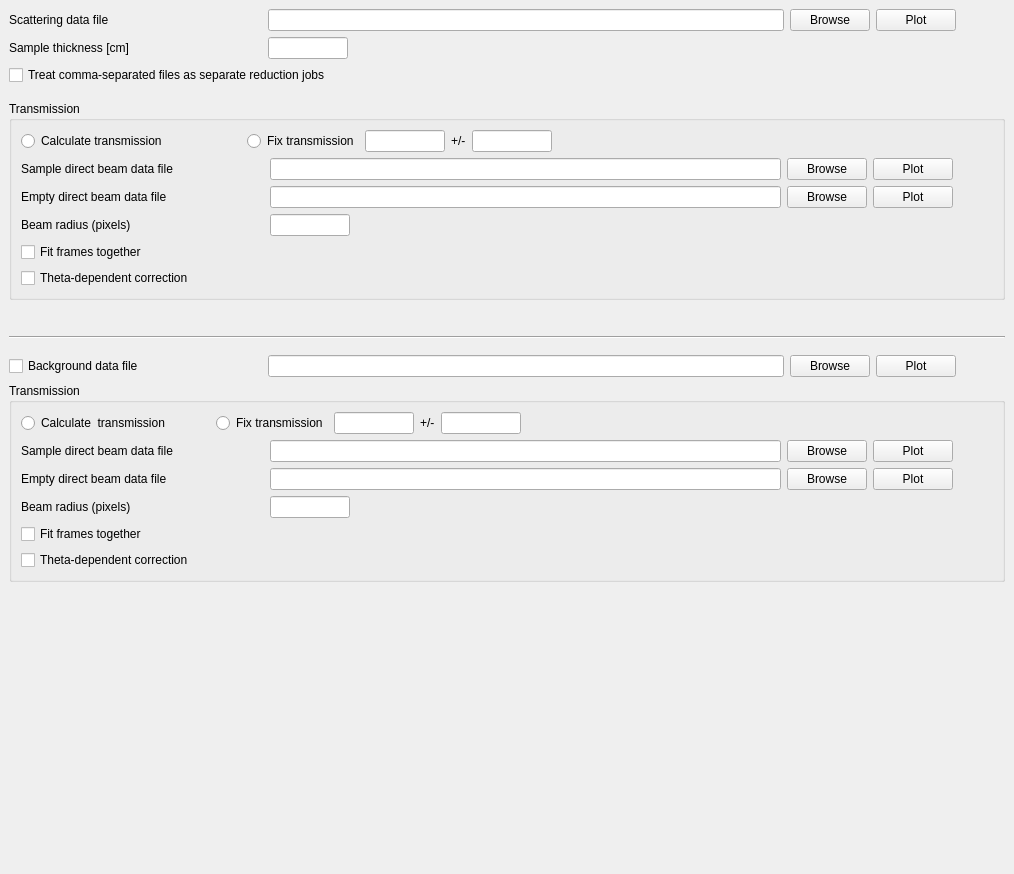
<?xml version="1.0" encoding="UTF-8"?>
<ui version="4.0">
 <class>Frame</class>
 <widget class="QFrame" name="Frame">
  <property name="geometry">
   <rect>
    <x>0</x>
    <y>0</y>
    <width>1014</width>
    <height>874</height>
   </rect>
  </property>
  <property name="windowTitle">
   <string>Frame</string>
  </property>
  <property name="frameShape">
   <enum>QFrame::NoFrame</enum>
  </property>
  <property name="frameShadow">
   <enum>QFrame::Raised</enum>
  </property>
  <layout class="QVBoxLayout" name="verticalLayout">
   <property name="margin">
    <number>0</number>
   </property>
   <item>
    <widget class="QScrollArea" name="scrollArea">
     <property name="frameShape">
      <enum>QFrame::NoFrame</enum>
     </property>
     <property name="frameShadow">
      <enum>QFrame::Sunken</enum>
     </property>
     <property name="widgetResizable">
      <bool>true</bool>
     </property>
     <widget class="QWidget" name="scrollAreaWidgetContents_2">
      <property name="geometry">
       <rect>
        <x>0</x>
        <y>0</y>
        <width>1014</width>
        <height>874</height>
       </rect>
      </property>
      <layout class="QVBoxLayout" name="verticalLayout_2">
       <item>
        <layout class="QHBoxLayout" name="horizontalLayout_7">
         <item>
          <widget class="QLabel" name="label_3">
           <property name="sizePolicy">
            <sizepolicy hsizetype="Fixed" vsizetype="Fixed">
             <horstretch>0</horstretch>
             <verstretch>0</verstretch>
            </sizepolicy>
           </property>
           <property name="minimumSize">
            <size>
             <width>175</width>
             <height>0</height>
            </size>
           </property>
           <property name="maximumSize">
            <size>
             <width>175</width>
             <height>16777215</height>
            </size>
           </property>
           <property name="text">
            <string>Scattering data file</string>
           </property>
          </widget>
         </item>
         <item>
          <spacer name="horizontalSpacer_8">
           <property name="orientation">
            <enum>Qt::Horizontal</enum>
           </property>
           <property name="sizeType">
            <enum>QSizePolicy::Fixed</enum>
           </property>
           <property name="sizeHint" stdset="0">
            <size>
             <width>78</width>
             <height>20</height>
            </size>
           </property>
          </spacer>
         </item>
         <item>
          <widget class="QLineEdit" name="data_file_edit">
           <property name="minimumSize">
            <size>
             <width>300</width>
             <height>0</height>
            </size>
           </property>
           <property name="toolTip">
            <string>Enter a valid data file path.</string>
           </property>
          </widget>
         </item>
         <item>
          <widget class="QPushButton" name="data_file_browse_button">
           <property name="sizePolicy">
            <sizepolicy hsizetype="Fixed" vsizetype="Fixed">
             <horstretch>0</horstretch>
             <verstretch>0</verstretch>
            </sizepolicy>
           </property>
           <property name="minimumSize">
            <size>
             <width>0</width>
             <height>0</height>
            </size>
           </property>
           <property name="maximumSize">
            <size>
             <width>16777215</width>
             <height>16777215</height>
            </size>
           </property>
           <property name="text">
            <string>Browse</string>
           </property>
          </widget>
         </item>
         <item>
          <widget class="QPushButton" name="data_file_plot_button">
           <property name="sizePolicy">
            <sizepolicy hsizetype="Fixed" vsizetype="Fixed">
             <horstretch>0</horstretch>
             <verstretch>0</verstretch>
            </sizepolicy>
           </property>
           <property name="minimumSize">
            <size>
             <width>0</width>
             <height>0</height>
            </size>
           </property>
           <property name="maximumSize">
            <size>
             <width>16777215</width>
             <height>16777215</height>
            </size>
           </property>
           <property name="toolTip">
            <string>Click to plot 2D data.</string>
           </property>
           <property name="text">
            <string>Plot</string>
           </property>
          </widget>
         </item>
         <item>
          <spacer name="horizontalSpacer_7">
           <property name="orientation">
            <enum>Qt::Horizontal</enum>
           </property>
           <property name="sizeType">
            <enum>QSizePolicy::Fixed</enum>
           </property>
           <property name="sizeHint" stdset="0">
            <size>
             <width>49</width>
             <height>20</height>
            </size>
           </property>
          </spacer>
         </item>
        </layout>
       </item>
       <item>
        <layout class="QHBoxLayout" name="horizontalLayout">
         <item>
          <widget class="QLabel" name="sample_thickness_label">
           <property name="sizePolicy">
            <sizepolicy hsizetype="Fixed" vsizetype="Fixed">
             <horstretch>0</horstretch>
             <verstretch>0</verstretch>
            </sizepolicy>
           </property>
           <property name="minimumSize">
            <size>
             <width>175</width>
             <height>0</height>
            </size>
           </property>
           <property name="maximumSize">
            <size>
             <width>175</width>
             <height>16777215</height>
            </size>
           </property>
           <property name="text">
            <string>Sample thickness [cm]</string>
           </property>
          </widget>
         </item>
         <item>
          <spacer name="horizontalSpacer_6">
           <property name="orientation">
            <enum>Qt::Horizontal</enum>
           </property>
           <property name="sizeType">
            <enum>QSizePolicy::Fixed</enum>
           </property>
           <property name="sizeHint" stdset="0">
            <size>
             <width>78</width>
             <height>20</height>
            </size>
           </property>
          </spacer>
         </item>
         <item>
          <widget class="QLineEdit" name="sample_thickness_edit">
           <property name="sizePolicy">
            <sizepolicy hsizetype="Fixed" vsizetype="Fixed">
             <horstretch>0</horstretch>
             <verstretch>0</verstretch>
            </sizepolicy>
           </property>
           <property name="minimumSize">
            <size>
             <width>80</width>
             <height>0</height>
            </size>
           </property>
           <property name="maximumSize">
            <size>
             <width>80</width>
             <height>16777215</height>
            </size>
           </property>
           <property name="toolTip">
            <string>Enter sample thickness [cm]</string>
           </property>
          </widget>
         </item>
         <item>
          <spacer name="horizontalSpacer_11">
           <property name="orientation">
            <enum>Qt::Horizontal</enum>
           </property>
           <property name="sizeHint" stdset="0">
            <size>
             <width>40</width>
             <height>20</height>
            </size>
           </property>
          </spacer>
         </item>
        </layout>
       </item>
       <item>
        <layout class="QHBoxLayout" name="horizontalLayout_13">
         <item>
          <widget class="QCheckBox" name="separate_jobs_check">
           <property name="text">
            <string>Treat comma-separated files as separate reduction jobs</string>
           </property>
          </widget>
         </item>
        </layout>
       </item>
       <item>
        <spacer name="verticalSpacer">
         <property name="orientation">
          <enum>Qt::Vertical</enum>
         </property>
         <property name="sizeType">
          <enum>QSizePolicy::Fixed</enum>
         </property>
         <property name="sizeHint" stdset="0">
          <size>
           <width>20</width>
           <height>10</height>
          </size>
         </property>
        </spacer>
       </item>
       <item>
        <widget class="QGroupBox" name="groupBox">
         <property name="sizePolicy">
          <sizepolicy hsizetype="Preferred" vsizetype="Preferred">
           <horstretch>0</horstretch>
           <verstretch>0</verstretch>
          </sizepolicy>
         </property>
         <property name="title">
          <string>Transmission</string>
         </property>
         <layout class="QVBoxLayout" name="verticalLayout_3">
          <item>
           <layout class="QGridLayout" name="gridLayout">
            <item row="5" column="0">
             <layout class="QHBoxLayout" name="horizontalLayout_2">
              <item>
               <widget class="QLabel" name="sample_label">
                <property name="minimumSize">
                 <size>
                  <width>243</width>
                  <height>0</height>
                 </size>
                </property>
                <property name="maximumSize">
                 <size>
                  <width>203</width>
                  <height>16777215</height>
                 </size>
                </property>
                <property name="text">
                 <string>Sample direct beam data file</string>
                </property>
               </widget>
              </item>
              <item>
               <widget class="QLineEdit" name="sample_edit">
                <property name="minimumSize">
                 <size>
                  <width>300</width>
                  <height>0</height>
                 </size>
                </property>
                <property name="toolTip">
                 <string>Enter a valid data file path.</string>
                </property>
               </widget>
              </item>
              <item>
               <widget class="QPushButton" name="sample_button">
                <property name="sizePolicy">
                 <sizepolicy hsizetype="Fixed" vsizetype="Fixed">
                  <horstretch>0</horstretch>
                  <verstretch>0</verstretch>
                 </sizepolicy>
                </property>
                <property name="text">
                 <string>Browse</string>
                </property>
               </widget>
              </item>
              <item>
               <widget class="QPushButton" name="sample_plot_button">
                <property name="sizePolicy">
                 <sizepolicy hsizetype="Fixed" vsizetype="Fixed">
                  <horstretch>0</horstretch>
                  <verstretch>0</verstretch>
                 </sizepolicy>
                </property>
                <property name="toolTip">
                 <string>Click to plot 2D data.</string>
                </property>
                <property name="text">
                 <string>Plot</string>
                </property>
               </widget>
              </item>
              <item>
               <spacer name="horizontalSpacer_4">
                <property name="orientation">
                 <enum>Qt::Horizontal</enum>
                </property>
                <property name="sizeType">
                 <enum>QSizePolicy::Fixed</enum>
                </property>
                <property name="sizeHint" stdset="0">
                 <size>
                  <width>40</width>
                  <height>20</height>
                 </size>
                </property>
               </spacer>
              </item>
             </layout>
            </item>
            <item row="6" column="0">
             <layout class="QHBoxLayout" name="horizontalLayout_5">
              <item>
               <widget class="QLabel" name="empty_label">
                <property name="minimumSize">
                 <size>
                  <width>243</width>
                  <height>0</height>
                 </size>
                </property>
                <property name="maximumSize">
                 <size>
                  <width>203</width>
                  <height>16777215</height>
                 </size>
                </property>
                <property name="text">
                 <string>Empty direct beam data file</string>
                </property>
               </widget>
              </item>
              <item>
               <widget class="QLineEdit" name="empty_edit">
                <property name="minimumSize">
                 <size>
                  <width>300</width>
                  <height>0</height>
                 </size>
                </property>
                <property name="toolTip">
                 <string>Enter a valid data file path.</string>
                </property>
               </widget>
              </item>
              <item>
               <widget class="QPushButton" name="empty_button">
                <property name="sizePolicy">
                 <sizepolicy hsizetype="Fixed" vsizetype="Fixed">
                  <horstretch>0</horstretch>
                  <verstretch>0</verstretch>
                 </sizepolicy>
                </property>
                <property name="text">
                 <string>Browse</string>
                </property>
               </widget>
              </item>
              <item>
               <widget class="QPushButton" name="empty_plot_button">
                <property name="sizePolicy">
                 <sizepolicy hsizetype="Fixed" vsizetype="Fixed">
                  <horstretch>0</horstretch>
                  <verstretch>0</verstretch>
                 </sizepolicy>
                </property>
                <property name="toolTip">
                 <string>Click to plot 2D data.</string>
                </property>
                <property name="text">
                 <string>Plot</string>
                </property>
               </widget>
              </item>
              <item>
               <spacer name="horizontalSpacer_9">
                <property name="orientation">
                 <enum>Qt::Horizontal</enum>
                </property>
                <property name="sizeType">
                 <enum>QSizePolicy::Fixed</enum>
                </property>
                <property name="sizeHint" stdset="0">
                 <size>
                  <width>40</width>
                  <height>20</height>
                 </size>
                </property>
               </spacer>
              </item>
             </layout>
            </item>
            <item row="8" column="0">
             <layout class="QHBoxLayout" name="horizontalLayout_6">
              <item>
               <widget class="QLabel" name="beam_radius_label">
                <property name="minimumSize">
                 <size>
                  <width>243</width>
                  <height>0</height>
                 </size>
                </property>
                <property name="text">
                 <string>Beam radius (pixels)</string>
                </property>
               </widget>
              </item>
              <item>
               <widget class="QLineEdit" name="beam_radius_edit">
                <property name="sizePolicy">
                 <sizepolicy hsizetype="Fixed" vsizetype="Fixed">
                  <horstretch>0</horstretch>
                  <verstretch>0</verstretch>
                 </sizepolicy>
                </property>
                <property name="minimumSize">
                 <size>
                  <width>80</width>
                  <height>0</height>
                 </size>
                </property>
                <property name="maximumSize">
                 <size>
                  <width>80</width>
                  <height>16777215</height>
                 </size>
                </property>
                <property name="toolTip">
                 <string>Radius of the beam in pixels.</string>
                </property>
               </widget>
              </item>
              <item>
               <spacer name="horizontalSpacer_12">
                <property name="orientation">
                 <enum>Qt::Horizontal</enum>
                </property>
                <property name="sizeHint" stdset="0">
                 <size>
                  <width>40</width>
                  <height>20</height>
                 </size>
                </property>
               </spacer>
              </item>
             </layout>
            </item>
            <item row="10" column="0">
             <layout class="QHBoxLayout" name="horizontalLayout_8">
              <item>
               <widget class="QCheckBox" name="fit_together_check">
                <property name="toolTip">
                 <string>Select to fit the two frames together when in frame-skipping mode.</string>
                </property>
                <property name="text">
                 <string>Fit frames together</string>
                </property>
               </widget>
              </item>
             </layout>
            </item>
            <item row="2" column="0">
             <layout class="QHBoxLayout" name="horizontalLayout_3">
              <item>
               <layout class="QHBoxLayout" name="fix_transmission_layout">
                <item>
                 <widget class="QRadioButton" name="calculate_radio">
                  <property name="minimumSize">
                   <size>
                    <width>180</width>
                    <height>0</height>
                   </size>
                  </property>
                  <property name="toolTip">
                   <string>Select to let the reduction software calculate the transmission.</string>
                  </property>
                  <property name="text">
                   <string>Calculate transmission</string>
                  </property>
                 </widget>
                </item>
                <item>
                 <spacer name="horizontalSpacer_3">
                  <property name="orientation">
                   <enum>Qt::Horizontal</enum>
                  </property>
                  <property name="sizeType">
                   <enum>QSizePolicy::Fixed</enum>
                  </property>
                  <property name="sizeHint" stdset="0">
                   <size>
                    <width>40</width>
                    <height>20</height>
                   </size>
                  </property>
                 </spacer>
                </item>
                <item>
                 <widget class="QRadioButton" name="fix_trans_radio">
                  <property name="text">
                   <string>Fix transmission</string>
                  </property>
                 </widget>
                </item>
                <item>
                 <widget class="QLineEdit" name="transmission_edit">
                  <property name="sizePolicy">
                   <sizepolicy hsizetype="Fixed" vsizetype="Fixed">
                    <horstretch>0</horstretch>
                    <verstretch>0</verstretch>
                   </sizepolicy>
                  </property>
                  <property name="minimumSize">
                   <size>
                    <width>80</width>
                    <height>0</height>
                   </size>
                  </property>
                  <property name="maximumSize">
                   <size>
                    <width>80</width>
                    <height>16777215</height>
                   </size>
                  </property>
                  <property name="toolTip">
                   <string>Sample transmission in %.</string>
                  </property>
                 </widget>
                </item>
                <item>
                 <widget class="QLabel" name="plus_minus_label">
                  <property name="sizePolicy">
                   <sizepolicy hsizetype="Fixed" vsizetype="Fixed">
                    <horstretch>0</horstretch>
                    <verstretch>0</verstretch>
                   </sizepolicy>
                  </property>
                  <property name="text">
                   <string>+/-</string>
                  </property>
                 </widget>
                </item>
                <item>
                 <widget class="QLineEdit" name="dtransmission_edit">
                  <property name="sizePolicy">
                   <sizepolicy hsizetype="Fixed" vsizetype="Fixed">
                    <horstretch>0</horstretch>
                    <verstretch>0</verstretch>
                   </sizepolicy>
                  </property>
                  <property name="minimumSize">
                   <size>
                    <width>80</width>
                    <height>0</height>
                   </size>
                  </property>
                  <property name="maximumSize">
                   <size>
                    <width>80</width>
                    <height>16777215</height>
                   </size>
                  </property>
                  <property name="toolTip">
                   <string>Uncertainty on the sample transmission.</string>
                  </property>
                 </widget>
                </item>
                <item>
                 <spacer name="horizontalSpacer_2">
                  <property name="orientation">
                   <enum>Qt::Horizontal</enum>
                  </property>
                  <property name="sizeHint" stdset="0">
                   <size>
                    <width>40</width>
                    <height>20</height>
                   </size>
                  </property>
                 </spacer>
                </item>
               </layout>
              </item>
             </layout>
            </item>
            <item row="11" column="0">
             <widget class="QCheckBox" name="theta_dep_chk">
              <property name="toolTip">
               <string>Select to apply a theta-dependent transmission correction.</string>
              </property>
              <property name="text">
               <string>Theta-dependent correction</string>
              </property>
             </widget>
            </item>
           </layout>
          </item>
         </layout>
        </widget>
       </item>
       <item>
        <spacer name="verticalSpacer_5">
         <property name="orientation">
          <enum>Qt::Vertical</enum>
         </property>
         <property name="sizeType">
          <enum>QSizePolicy::Fixed</enum>
         </property>
         <property name="sizeHint" stdset="0">
          <size>
           <width>20</width>
           <height>30</height>
          </size>
         </property>
        </spacer>
       </item>
       <item>
        <widget class="Line" name="line">
         <property name="orientation">
          <enum>Qt::Horizontal</enum>
         </property>
        </widget>
       </item>
       <item>
        <spacer name="verticalSpacer_3">
         <property name="orientation">
          <enum>Qt::Vertical</enum>
         </property>
         <property name="sizeType">
          <enum>QSizePolicy::Fixed</enum>
         </property>
         <property name="sizeHint" stdset="0">
          <size>
           <width>20</width>
           <height>10</height>
          </size>
         </property>
        </spacer>
       </item>
       <item>
        <layout class="QHBoxLayout" name="horizontalLayout_4">
         <item>
          <widget class="QCheckBox" name="background_chk">
           <property name="sizePolicy">
            <sizepolicy hsizetype="Fixed" vsizetype="Fixed">
             <horstretch>0</horstretch>
             <verstretch>0</verstretch>
            </sizepolicy>
           </property>
           <property name="minimumSize">
            <size>
             <width>175</width>
             <height>0</height>
            </size>
           </property>
           <property name="maximumSize">
            <size>
             <width>175</width>
             <height>16777215</height>
            </size>
           </property>
           <property name="toolTip">
            <string>Select to apply a background subtraction.</string>
           </property>
           <property name="text">
            <string>Background data file</string>
           </property>
          </widget>
         </item>
         <item>
          <spacer name="horizontalSpacer_10">
           <property name="orientation">
            <enum>Qt::Horizontal</enum>
           </property>
           <property name="sizeType">
            <enum>QSizePolicy::Fixed</enum>
           </property>
           <property name="sizeHint" stdset="0">
            <size>
             <width>78</width>
             <height>20</height>
            </size>
           </property>
          </spacer>
         </item>
         <item>
          <widget class="QLineEdit" name="background_edit">
           <property name="sizePolicy">
            <sizepolicy hsizetype="Expanding" vsizetype="Fixed">
             <horstretch>0</horstretch>
             <verstretch>0</verstretch>
            </sizepolicy>
           </property>
           <property name="minimumSize">
            <size>
             <width>300</width>
             <height>0</height>
            </size>
           </property>
           <property name="maximumSize">
            <size>
             <width>16777215</width>
             <height>16777215</height>
            </size>
           </property>
           <property name="toolTip">
            <string>Enter a valid data file path.</string>
           </property>
          </widget>
         </item>
         <item>
          <widget class="QPushButton" name="background_browse">
           <property name="sizePolicy">
            <sizepolicy hsizetype="Fixed" vsizetype="Fixed">
             <horstretch>0</horstretch>
             <verstretch>0</verstretch>
            </sizepolicy>
           </property>
           <property name="minimumSize">
            <size>
             <width>0</width>
             <height>0</height>
            </size>
           </property>
           <property name="maximumSize">
            <size>
             <width>16777215</width>
             <height>16777215</height>
            </size>
           </property>
           <property name="text">
            <string>Browse</string>
           </property>
          </widget>
         </item>
         <item>
          <widget class="QPushButton" name="background_plot_button">
           <property name="sizePolicy">
            <sizepolicy hsizetype="Fixed" vsizetype="Fixed">
             <horstretch>0</horstretch>
             <verstretch>0</verstretch>
            </sizepolicy>
           </property>
           <property name="minimumSize">
            <size>
             <width>0</width>
             <height>0</height>
            </size>
           </property>
           <property name="maximumSize">
            <size>
             <width>16777215</width>
             <height>16777215</height>
            </size>
           </property>
           <property name="toolTip">
            <string>Click to plot 2D data.</string>
           </property>
           <property name="text">
            <string>Plot</string>
           </property>
          </widget>
         </item>
         <item>
          <spacer name="horizontalSpacer_5">
           <property name="orientation">
            <enum>Qt::Horizontal</enum>
           </property>
           <property name="sizeType">
            <enum>QSizePolicy::Fixed</enum>
           </property>
           <property name="sizeHint" stdset="0">
            <size>
             <width>49</width>
             <height>20</height>
            </size>
           </property>
          </spacer>
         </item>
        </layout>
       </item>
       <item>
        <widget class="QGroupBox" name="transmission_grpbox">
         <property name="title">
          <string>Transmission</string>
         </property>
         <layout class="QVBoxLayout" name="verticalLayout_4">
          <item>
           <layout class="QHBoxLayout" name="bck_fix_transmission_layout">
            <item>
             <widget class="QRadioButton" name="bck_calculate_radio">
              <property name="toolTip">
               <string>Select to let the reduction software calculate the background transmission.</string>
              </property>
              <property name="text">
               <string>Calculate  transmission</string>
              </property>
             </widget>
            </item>
            <item>
             <spacer name="horizontalSpacer_19">
              <property name="orientation">
               <enum>Qt::Horizontal</enum>
              </property>
              <property name="sizeType">
               <enum>QSizePolicy::Fixed</enum>
              </property>
              <property name="sizeHint" stdset="0">
               <size>
                <width>40</width>
                <height>20</height>
               </size>
              </property>
             </spacer>
            </item>
            <item>
             <widget class="QRadioButton" name="bck_fix_trans_radio">
              <property name="text">
               <string>Fix transmission</string>
              </property>
             </widget>
            </item>
            <item>
             <widget class="QLineEdit" name="bck_transmission_edit">
              <property name="enabled">
               <bool>true</bool>
              </property>
              <property name="minimumSize">
               <size>
                <width>80</width>
                <height>0</height>
               </size>
              </property>
              <property name="maximumSize">
               <size>
                <width>80</width>
                <height>30</height>
               </size>
              </property>
              <property name="toolTip">
               <string>Transmission value for the background in %.</string>
              </property>
             </widget>
            </item>
            <item>
             <widget class="QLabel" name="bck_plus_minus_label">
              <property name="maximumSize">
               <size>
                <width>16777215</width>
                <height>30</height>
               </size>
              </property>
              <property name="text">
               <string>+/-</string>
              </property>
             </widget>
            </item>
            <item>
             <widget class="QLineEdit" name="bck_dtransmission_edit">
              <property name="enabled">
               <bool>true</bool>
              </property>
              <property name="minimumSize">
               <size>
                <width>80</width>
                <height>0</height>
               </size>
              </property>
              <property name="maximumSize">
               <size>
                <width>80</width>
                <height>30</height>
               </size>
              </property>
              <property name="toolTip">
               <string>Uncertainty on the background transmission.</string>
              </property>
             </widget>
            </item>
            <item>
             <spacer name="horizontalSpacer">
              <property name="orientation">
               <enum>Qt::Horizontal</enum>
              </property>
              <property name="sizeHint" stdset="0">
               <size>
                <width>40</width>
                <height>20</height>
               </size>
              </property>
             </spacer>
            </item>
           </layout>
          </item>
          <item>
           <layout class="QHBoxLayout" name="horizontalLayout_9">
            <item>
             <widget class="QLabel" name="bck_sample_label">
              <property name="minimumSize">
               <size>
                <width>243</width>
                <height>0</height>
               </size>
              </property>
              <property name="maximumSize">
               <size>
                <width>203</width>
                <height>16777215</height>
               </size>
              </property>
              <property name="text">
               <string>Sample direct beam data file</string>
              </property>
             </widget>
            </item>
            <item>
             <widget class="QLineEdit" name="bck_sample_edit">
              <property name="minimumSize">
               <size>
                <width>300</width>
                <height>0</height>
               </size>
              </property>
              <property name="toolTip">
               <string>Enter a valid data file path.</string>
              </property>
             </widget>
            </item>
            <item>
             <widget class="QPushButton" name="bck_sample_button">
              <property name="sizePolicy">
               <sizepolicy hsizetype="Fixed" vsizetype="Fixed">
                <horstretch>0</horstretch>
                <verstretch>0</verstretch>
               </sizepolicy>
              </property>
              <property name="text">
               <string>Browse</string>
              </property>
             </widget>
            </item>
            <item>
             <widget class="QPushButton" name="bck_sample_plot_button">
              <property name="sizePolicy">
               <sizepolicy hsizetype="Fixed" vsizetype="Fixed">
                <horstretch>0</horstretch>
                <verstretch>0</verstretch>
               </sizepolicy>
              </property>
              <property name="toolTip">
               <string>Click to plot 2D data.</string>
              </property>
              <property name="text">
               <string>Plot</string>
              </property>
             </widget>
            </item>
            <item>
             <spacer name="horizontalSpacer_13">
              <property name="orientation">
               <enum>Qt::Horizontal</enum>
              </property>
              <property name="sizeType">
               <enum>QSizePolicy::Fixed</enum>
              </property>
              <property name="sizeHint" stdset="0">
               <size>
                <width>40</width>
                <height>20</height>
               </size>
              </property>
             </spacer>
            </item>
           </layout>
          </item>
          <item>
           <layout class="QHBoxLayout" name="horizontalLayout_10">
            <item>
             <widget class="QLabel" name="bck_empty_label">
              <property name="minimumSize">
               <size>
                <width>243</width>
                <height>0</height>
               </size>
              </property>
              <property name="maximumSize">
               <size>
                <width>203</width>
                <height>16777215</height>
               </size>
              </property>
              <property name="text">
               <string>Empty direct beam data file</string>
              </property>
             </widget>
            </item>
            <item>
             <widget class="QLineEdit" name="bck_empty_edit">
              <property name="minimumSize">
               <size>
                <width>300</width>
                <height>0</height>
               </size>
              </property>
              <property name="toolTip">
               <string>Enter a valid data file path.</string>
              </property>
             </widget>
            </item>
            <item>
             <widget class="QPushButton" name="bck_empty_button">
              <property name="sizePolicy">
               <sizepolicy hsizetype="Fixed" vsizetype="Fixed">
                <horstretch>0</horstretch>
                <verstretch>0</verstretch>
               </sizepolicy>
              </property>
              <property name="text">
               <string>Browse</string>
              </property>
             </widget>
            </item>
            <item>
             <widget class="QPushButton" name="bck_empty_plot_button">
              <property name="sizePolicy">
               <sizepolicy hsizetype="Fixed" vsizetype="Fixed">
                <horstretch>0</horstretch>
                <verstretch>0</verstretch>
               </sizepolicy>
              </property>
              <property name="toolTip">
               <string>Click to plot 2D data.</string>
              </property>
              <property name="text">
               <string>Plot</string>
              </property>
             </widget>
            </item>
            <item>
             <spacer name="horizontalSpacer_15">
              <property name="orientation">
               <enum>Qt::Horizontal</enum>
              </property>
              <property name="sizeType">
               <enum>QSizePolicy::Fixed</enum>
              </property>
              <property name="sizeHint" stdset="0">
               <size>
                <width>40</width>
                <height>20</height>
               </size>
              </property>
             </spacer>
            </item>
           </layout>
          </item>
          <item>
           <layout class="QHBoxLayout" name="horizontalLayout_11">
            <item>
             <widget class="QLabel" name="bck_beam_radius_label">
              <property name="minimumSize">
               <size>
                <width>243</width>
                <height>0</height>
               </size>
              </property>
              <property name="maximumSize">
               <size>
                <width>203</width>
                <height>16777215</height>
               </size>
              </property>
              <property name="text">
               <string>Beam radius (pixels)</string>
              </property>
             </widget>
            </item>
            <item>
             <widget class="QLineEdit" name="bck_beam_radius_edit">
              <property name="sizePolicy">
               <sizepolicy hsizetype="Fixed" vsizetype="Fixed">
                <horstretch>0</horstretch>
                <verstretch>0</verstretch>
               </sizepolicy>
              </property>
              <property name="minimumSize">
               <size>
                <width>80</width>
                <height>0</height>
               </size>
              </property>
              <property name="maximumSize">
               <size>
                <width>80</width>
                <height>16777215</height>
               </size>
              </property>
              <property name="toolTip">
               <string>Radius of the beam in pixels.</string>
              </property>
             </widget>
            </item>
            <item>
             <spacer name="horizontalSpacer_17">
              <property name="orientation">
               <enum>Qt::Horizontal</enum>
              </property>
              <property name="sizeHint" stdset="0">
               <size>
                <width>40</width>
                <height>20</height>
               </size>
              </property>
             </spacer>
            </item>
           </layout>
          </item>
          <item>
           <layout class="QHBoxLayout" name="horizontalLayout_12">
            <item>
             <widget class="QCheckBox" name="bck_fit_together_check">
              <property name="toolTip">
               <string>Select to fit the two frames together when in frame-skipping mode.</string>
              </property>
              <property name="text">
               <string>Fit frames together</string>
              </property>
             </widget>
            </item>
           </layout>
          </item>
          <item>
           <widget class="QCheckBox" name="bck_theta_dep_chk">
            <property name="toolTip">
             <string>Select to apply a theta-dependent transmission correction.</string>
            </property>
            <property name="text">
             <string>Theta-dependent correction</string>
            </property>
           </widget>
          </item>
         </layout>
        </widget>
       </item>
       <item>
        <spacer name="verticalSpacer_2">
         <property name="orientation">
          <enum>Qt::Vertical</enum>
         </property>
         <property name="sizeType">
          <enum>QSizePolicy::Expanding</enum>
         </property>
         <property name="sizeHint" stdset="0">
          <size>
           <width>20</width>
           <height>40</height>
          </size>
         </property>
        </spacer>
       </item>
      </layout>
     </widget>
    </widget>
   </item>
  </layout>
 </widget>
 <resources/>
 <connections/>
</ui>
